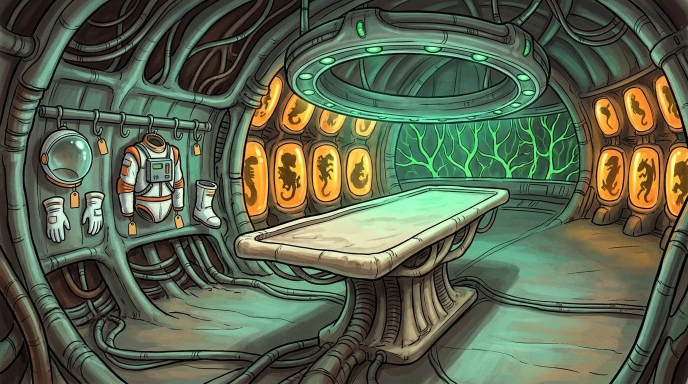
#> input picture scenarios/the-harvest/intro/backgrounds/intro_catalogue.webp, 1376 x 768 px, given in place of eva_panel.webp, which was not available (shown at 1/2 size); the run also reads 1 picture not shown here
$ python build_intro_v2_sprites.py
#> lines starting #> are read from the running program, lines starting #| are printed output that depends on the picture
"""Build the opening's new sprites from the owner's Gemini art (idempotent).

    cd scenarios/the-harvest && python3 scripts/build_intro_v2_sprites.py

Inputs (intro/sprites/raw/, 4 frames side by side on #0000FF, 2000 px wide):
  eva_panel.webp  the pilot at the panel: grip the handle, pull, lean in and peer, turn to the camera
  eva_drift.webp  the pilot floating: a slow swimming cycle, drill on his belt
  harvester_edge.webp  the leading edge of the harvester (painted), for the stars-out scene
and two paintings (intro/backgrounds/): intro_panel.webp (door open) and intro_panel_empty.webp (the same, door removed).

Outputs (intro/sprites/):
  eva_panel_open.png  frames 1-3 (grip, pull, peer), played once as the door opens; eva_panel_turn.png  frame 4
      Both share one cell and one anchor: the grab bar in each frame is the fixed point (it is on the hull), so the
      pilot leans and pulls against it while it stays put.
  eva_drift.png  the swim cycle, aligned on the body.
  panel_door.png  the service door swinging open on its hinge, 8 frames: shut over the opening, turning edge-on, then
      open as painted. Cut from intro_panel.webp by its difference from intro_panel_empty.webp.
  harvester_edge.png  keyed, painted alpha.
Prints the frame sizes and placements for build_intro_v2.py.
"""
import json
import numpy as np
from PIL import Image
from scipy import ndimage

RAW = 'intro/sprites/raw'
OUT = 'intro/sprites'


def key_blue(path, soft=False):
    a = np.asarray(Image.open(path).convert('RGB')).astype(np.float32)
    r, g, b = a[..., 0], a[..., 1], a[..., 2]
    k = b - np.maximum(r, g)
    alpha = np.clip((150 - k) / 70, 0, 1) if soft else (k < 85).astype(np.float32)
    # despill: no blue fringe on the edges
    edge = alpha < 1
    b2 = np.where(edge, np.minimum(b, np.maximum(r, g) + 10), b)
    rgba = np.dstack([r, g, b2, alpha * 255]).clip(0, 255).astype(np.uint8)
    return rgba


def helmets(frames, raw_path, n=4):
    """The helmet is a clear bubble painted over the blue screen, so keying removes it, and the painted rims vary
    frame to frame (some broken). Fit a circle to each frame's painted rim, give every frame of the sheet the same
    radius, and draw one clean pixel-art helmet: glass (faint tint), a two-tone rim and a highlight arc."""
    raw = np.asarray(Image.open(raw_path).convert('RGB')).astype(np.float32)
    rr = frames_of(np.dstack([raw, np.full(raw.shape[:2], 255, np.float32)]), n)
    fits = []
    for f, rf in zip(frames, rr):
        r, g, b = rf[..., 0], rf[..., 1], rf[..., 2]
        H = f.shape[0]
        rim = (np.maximum(r, g) > 85) & (f[..., 3] < 128)
        rim[int(0.5 * H):] = False
        ys, xs = np.where(rim)
        # algebraic circle fit: x^2+y^2 + Dx + Ey + F = 0
        A = np.c_[xs, ys, np.ones_like(xs)]
        D, E, F = np.linalg.lstsq(A, -(xs ** 2 + ys ** 2), rcond=None)[0]
        cx, cy = -D / 2, -E / 2
        fits.append([cx, cy, np.sqrt(cx ** 2 + cy ** 2 - F)])
    R = float(np.median([f[2] for f in fits]))
    out = []
    for f, (cx, cy, _) in zip(frames, fits):
        f = f.copy()
        H, W = f.shape[:2]
        yy, xx = np.mgrid[0:H, 0:W]
        d = np.sqrt((xx - cx) ** 2 + (yy - cy) ** 2)
        # the painted rim's leftovers just outside the new helmet (pale highlight strokes)
        stray = (d >= R) & (d < R + 16) & (yy < cy) & (f[..., :3].min(axis=2) > 140)
        f[..., 3] = np.where(stray, 0, f[..., 3])
        empty = f[..., 3] < 40
        inside = (d < R - 3) & empty
        f[inside] = [205, 225, 255, 38]                     # glass
        outer = (d >= R - 3) & (d < R) & empty
        f[outer] = [190, 210, 235, 255]                     # rim, pale
        edge = (d >= R) & (d < R + 2) & empty
        f[edge] = [40, 52, 80, 255]                         # dark outline (VGA style)
        ang = np.degrees(np.arctan2(yy - cy, xx - cx))
        hi = (d >= R - 9) & (d < R - 5) & (ang > -75) & (ang < -25) & empty
        f[hi] = [255, 255, 255, 200]                        # highlight, upper right
        out.append(f)
    return out


def frames_of(rgba, n=4):
    w = rgba.shape[1] // n
    return [rgba[:, i * w:(i + 1) * w].copy() for i in range(n)]


def clean(fr, keep_small=0.01):
    """Drop specks: keep components larger than keep_small of the largest."""
    m = fr[..., 3] > 128
    lab, n = ndimage.label(m)
    if n == 0: return fr, m
    sizes = ndimage.sum(m, lab, range(1, n + 1))
    keep = np.isin(lab, [i + 1 for i, s in enumerate(sizes) if s >= keep_small * sizes.max()])
    fr[..., 3] = np.where(m & ~keep, 0, fr[..., 3])     # drop specks; faint glass (alpha < 128) stays
    return fr, keep


def sheet(frames, anchors, name):
    """frames: RGBA arrays; anchors: (ax, ay) per frame, the point that must not move. One shared cell."""
    left = max(ax - np.where(f[..., 3] > 0)[1].min() for f, (ax, ay) in zip(frames, anchors))
    right = max(np.where(f[..., 3] > 0)[1].max() - ax for f, (ax, ay) in zip(frames, anchors))
    up = max(ay - np.where(f[..., 3] > 0)[0].min() for f, (ax, ay) in zip(frames, anchors))
    down = max(np.where(f[..., 3] > 0)[0].max() - ay for f, (ax, ay) in zip(frames, anchors))
    cw, ch = int(left + right + 2), int(up + down + 2)
    out = Image.new('RGBA', (cw * len(frames), ch))
    for i, (f, (ax, ay)) in enumerate(zip(frames, anchors)):
        out.alpha_composite(Image.fromarray(f), (int(i * cw + left - ax), int(up - ay)))
    out.save(f'{OUT}/{name}.png')
    return cw, ch, int(left), int(up)


info = {}

# ── the pilot at the panel: anchored on the grab bar (the rightmost thing in each frame) and his boots' line ──
fr = [clean(f)[0] for f in helmets(frames_of(key_blue(f'{RAW}/eva_panel.webp')), f'{RAW}/eva_panel.webp')]
#> in key_blue, `alpha = np.clip((150 - k) / 70, 0, 1) if soft else (k < 85).astype(np...`: alpha: shape (768, 1376) float32; every value is 1
#> in key_blue, `edge = alpha < 1`: edge: shape (768, 1376) bool; every value is 0
#> in frames_of, `w = rgba.shape[1] // n`: w = 344
#> in helmets, `rr = frames_of(np.dstack([raw, np.full(raw.shape[:2], 255, np.float32)..`: rr = 4 items
#> the loop in helmets, `for f, rf in zip(frames, rr):` made 4 passes
#> after the loop in helmets, `for f, rf in zip(frames, rr):`:
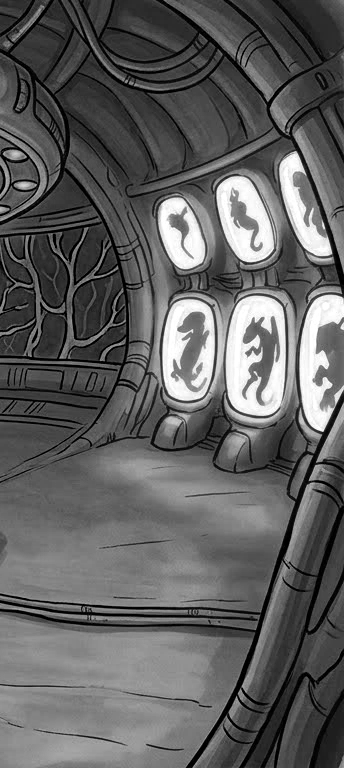
#> r: shape (768, 344) float32; min 0, max 255, mean 96
#> after the loop in helmets, `for f, rf in zip(frames, rr):`: fits = [[0, 0, 0], [0, 0, 0], [0, 0, 0], [0, 0, 0]]
#> in helmets, `R = float(np.median([f[2] for f in fits]))`: R = 0
#> the loop in helmets, `for f, (cx, cy, _) in zip(frames, fits):` made 4 passes
#> after the loop in helmets, `for f, (cx, cy, _) in zip(frames, fits):`: out = 4 items
#> in clean, `m = fr[..., 3] > 128`: m: shape (768, 344) bool; every value is 1
#> in clean, `lab, n = ndimage.label(m)`: lab: shape (768, 344) int32; every value is 1
#> in clean, `lab, n = ndimage.label(m)`: n = 1
#> in clean, `sizes = ndimage.sum(m, lab, range(1, n + 1))`: sizes = [264192]
#> fr = 4 items
anch = []
for f in fr:
    ys, xs = np.where(f[..., 3] > 0)
    anch.append((xs.max(), ys.max()))            # bar's right edge, boot soles
#> this loop made 4 passes
#> after the loop, anch = [(343, 767), (343, 767), (343, 767), (343, 767)]
cw, ch, ax, ay = sheet(fr[:3], anch[:3], 'eva_panel_open')
#> in sheet, `left = max(ax - np.where(f[..., 3] > 0)[1].min() for f, (ax, ay) in zi..`: left = 343
#> in sheet, `right = max(np.where(f[..., 3] > 0)[1].max() - ax for f, (ax, ay) in z..`: right = 0
#> in sheet, `up = max(ay - np.where(f[..., 3] > 0)[0].min() for f, (ax, ay) in zip(..`: up = 767
#> in sheet, `down = max(np.where(f[..., 3] > 0)[0].max() - ay for f, (ax, ay) in zi..`: down = 0
#> in sheet, `cw, ch = int(left + right + 2), int(up + down + 2)`: cw = 345; ch = 769
#> in sheet, `out = Image.new('RGBA', (cw * len(frames), ch))`: out: PIL image 1035x769 RGBA; every value is 0
#> the loop in sheet, `for i, (f, (ax, ay)) in enumerate(zip(frames, anchors)):` made 3 passes
#> after the loop in sheet, `for i, (f, (ax, ay)) in enumerate(zip(frames, anchors)):`:
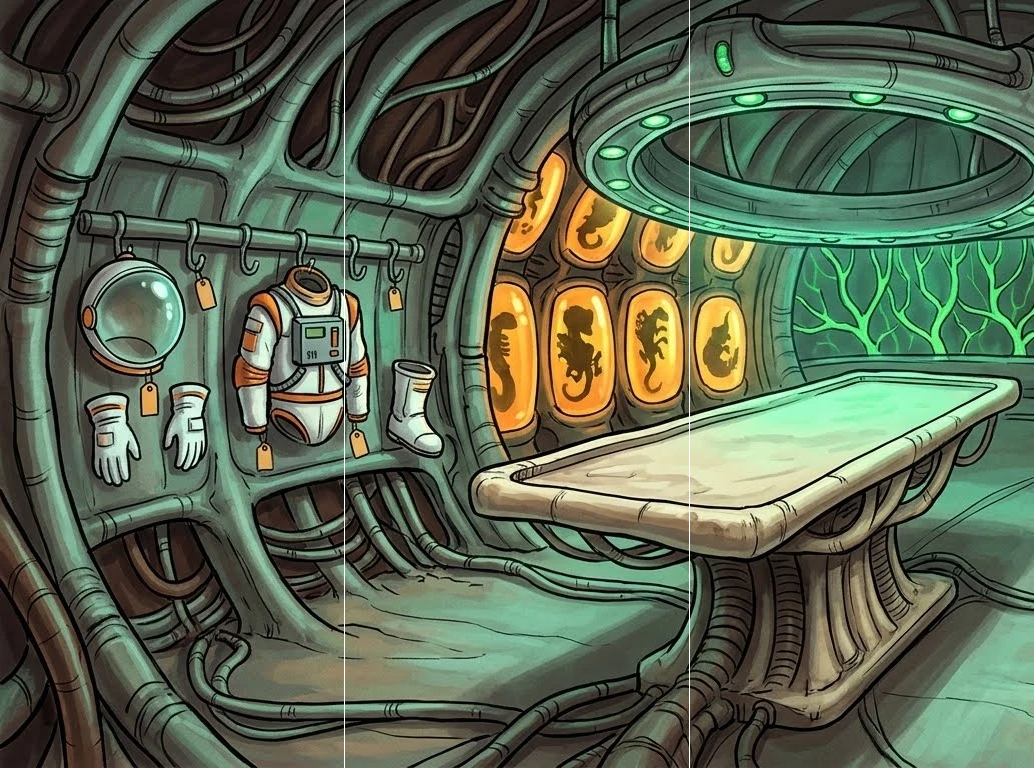
#> out: PIL image 1035x769 RGBA; mean R, G, B, A 88.6, 100.9, 80, 253.9; transparent parts drawn white
#> cw = 345; ch = 769; ax = 343; ay = 767
sheet([fr[3]], [anch[3]], 'eva_panel_turn_tmp')
#> call 2 of sheet, with name = 'eva_panel_turn_tmp'
#> in sheet (call 2), `out = Image.new('RGBA', (cw * len(frames), ch))`: out: PIL image 345x769 RGBA; every value is 0
#> the loop in sheet (call 2), `for i, (f, (ax, ay)) in enumerate(zip(frames, anchors)):` made 1 pass
#> after the loop in sheet (call 2), `for i, (f, (ax, ay)) in enumerate(zip(frames, anchors)):`:
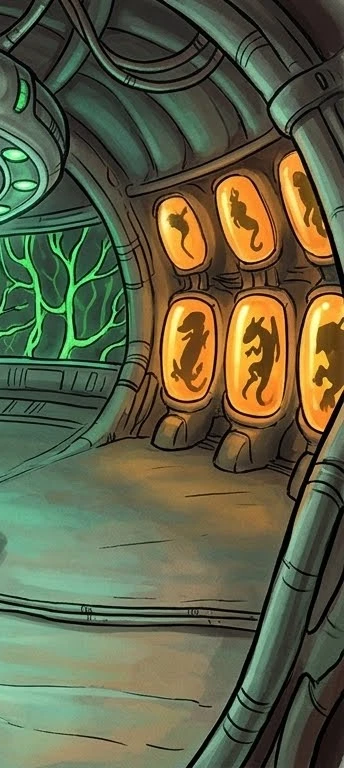
#> out: PIL image 345x769 RGBA; mean R, G, B, A 95.6, 97.1, 70.2, 253.9; transparent parts drawn white
# the turn frame must share the open sheet's cell exactly: rebuild both with all four, then split
all_w, all_h, l4, u4 = sheet(fr, anch, 'eva_panel_all')
#> in sheet (call 3), `out = Image.new('RGBA', (cw * len(frames), ch))`: out: PIL image 1380x769 RGBA; every value is 0
#> all_w = 345; all_h = 769; l4 = 343; u4 = 767
im = Image.open(f'{OUT}/eva_panel_all.png')
im.crop((0, 0, all_w * 3, all_h)).save(f'{OUT}/eva_panel_open.png')
im.crop((all_w * 3, 0, all_w * 4, all_h)).save(f'{OUT}/eva_panel_turn.png')
import os
os.remove(f'{OUT}/eva_panel_all.png'); os.remove(f'{OUT}/eva_panel_turn_tmp.png')
info['eva_panel'] = {'frame_width': all_w, 'frame_height': all_h, 'bar_x_in_cell': l4, 'sole_y_in_cell': u4}

# ── the drift cycle: anchored on the body's centre and its lowest point ──
fr = [clean(f, 0.02)[0] for f in helmets(frames_of(key_blue(f'{RAW}/eva_drift.webp')), f'{RAW}/eva_drift.webp')]
#> call 2 of key_blue, with path = 'intro/sprites/raw/eva_drift.webp', soft = False
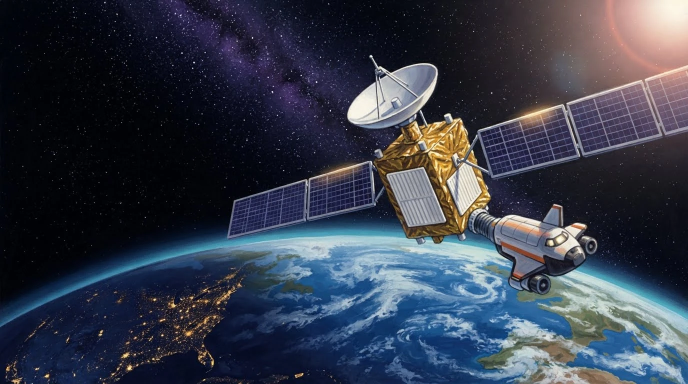
#> input picture scenarios/the-harvest/intro/backgrounds/intro_orbit.webp, 1376 x 768 px, given in place of eva_drift.webp, which was not available (shown at 1/2 size)
#> call 2 of helmets, with raw_path = 'intro/sprites/raw/eva_drift.webp', n = 4
#> the loop in helmets (call 2), `for f, rf in zip(frames, rr):` made 4 passes
#> after the loop in helmets (call 2), `for f, rf in zip(frames, rr):`:
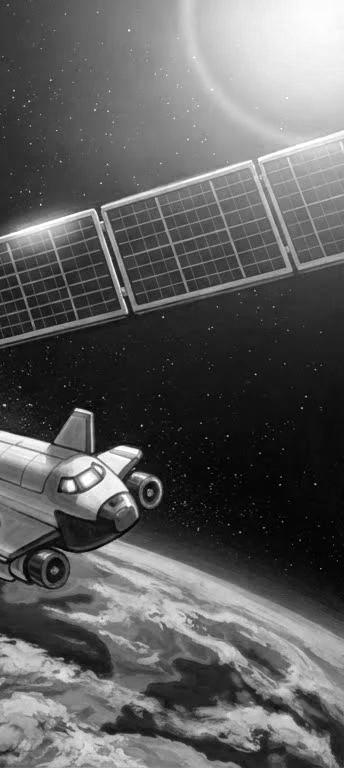
#> r: shape (768, 344) float32; min 0, max 255, mean 95.1
#> the loop in helmets (call 2), `for f, (cx, cy, _) in zip(frames, fits):` made 4 passes
#> pass 1, in helmets (call 2), `ang = np.degrees(np.arctan2(yy - cy, xx - cx))`:
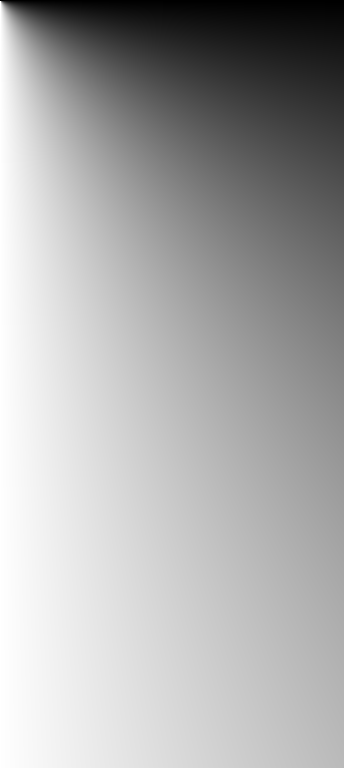
#> ang: shape (768, 344) float64; min 0, max 90, mean 60.3; drawn with min black and max white
anch = []
for f in fr:
    m = f[..., 3] > 0
    lab, n = ndimage.label(m)
    big = lab == (np.argmax(ndimage.sum(m, lab, range(1, n + 1))) + 1)
    ys, xs = np.where(big)
    anch.append((int(np.median(xs)), ys.max()))
#> after the loop, anch = [(171, 767), (171, 767), (171, 767), (171, 767)]
cw, ch, ax, ay = sheet(fr, anch, 'eva_drift')
#> ax = 171
info['eva_drift'] = {'frame_width': cw, 'frame_height': ch, 'feet_x_in_cell': ax, 'feet_y_in_cell': ay}

# ── the harvester's edge: soft painted alpha, trimmed ──
h = Image.fromarray(key_blue(f'{RAW}/harvester_edge.webp', soft=True))
h = h.crop(h.getbbox())
h.save(f'{OUT}/harvester_edge.png')
info['harvester_edge'] = {'frame_width': h.width, 'frame_height': h.height}

# ── the panel door: cut from the painting, swung on its hinge ──
A = np.asarray(Image.open('intro/backgrounds/intro_panel.webp').convert('RGB')).astype(np.float32)
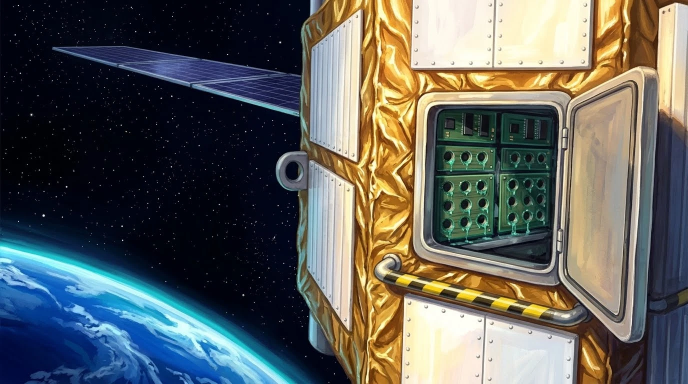
#> input picture scenarios/the-harvest/intro/backgrounds/intro_panel.webp, 1376 x 768 px, found by its file name (shown at 1/2 size)
Bimg = Image.open('intro/backgrounds/intro_panel_empty.webp').convert('RGB').resize((A.shape[1], A.shape[0]), Image.LANCZOS)
B = np.asarray(Bimg).astype(np.float32)
diff = np.abs(A - B).sum(axis=2)
roi = np.zeros_like(diff, bool)
roi[100:720, 1080:1340] = True                     # the open door's neighbourhood (1376x768 pixels)
m = (diff > 70) & roi
m = ndimage.binary_closing(m, iterations=4)
m = ndimage.binary_fill_holes(m)
lab, n = ndimage.label(m)
#> n = 124
m = lab == (np.argmax(ndimage.sum(m, lab, range(1, n + 1))) + 1)
m = ndimage.binary_opening(m, iterations=2)
m = ndimage.binary_erosion(m, iterations=3)          # shed the sliver of gold foil the difference picks up at the edges
ys, xs = np.where(m)
x0, x1, y0, y1 = xs.min(), xs.max(), ys.min(), ys.max()
#> x0 = 1083; x1 = 1336; y0 = 103; y1 = 707
door = np.dstack([A, m * 255]).astype(np.uint8)[y0:y1 + 1, x0:x1 + 1]
door_img = Image.fromarray(door)
hinge = x0                                          # the door hangs from the opening's right edge
#> hinge = 1083
open_w = x1 - x0 + 1
#> open_w = 254
# the opening it covers when shut: the dark frame in the empty painting, left of the hinge
gray = B.mean(axis=2)
row = gray[(y0 + y1) // 2, :hinge]
#> row = 1083 values, max 235.3 at index 700, min 4.67 at index 337, mean 52.18
dark = np.where(row < 70)[0]
#> dark = 735 values from 0 to 1082
opening_left = int(dark[dark > hinge - 420].min()) if len(dark) else hinge - 300
#> opening_left = 711
shut_w = hinge - opening_left
#> shut_w = 372
H = y1 - y0 + 1
#> H = 605
W = x1 - opening_left + 1                           # every frame spans from the opening's left edge to the open door's edge
#> W = 626
frames = []
widths = [(-1, 1.0), (-1, 0.62), (-1, 0.3), (0, 0.04), (1, 0.3), (1, 0.6), (1, 0.85), (1, 1.0)]
inside = door_img.transpose(Image.FLIP_LEFT_RIGHT)   # the door's other face, seen while it is shut
for side, k in widths:
    f = Image.new('RGBA', (W, H))
    if side < 0:
        w = max(2, int(shut_w * k))
        part = inside.resize((w, H), Image.LANCZOS)
        shade = Image.new('RGBA', part.size, (0, 0, 0, int(90 * (1 - k))))
        part = Image.alpha_composite(part, Image.composite(shade, Image.new('RGBA', part.size), part.split()[3]))
        f.alpha_composite(part, (hinge - opening_left - w, 0))
    elif side == 0:
        part = door_img.resize((max(3, int(open_w * k)), H), Image.LANCZOS)
        f.alpha_composite(part, (hinge - opening_left - part.width // 2, 0))
    else:
        w = max(2, int(open_w * k))
        part = door_img.resize((w, H), Image.LANCZOS)
        f.alpha_composite(part, (hinge - opening_left, 0))
    frames.append(f)
#> this loop made 8 passes
#> w on passes 1, 2, 3, 5, 6, 7, 8: 372, 230, 111, 76, 152, 215, 254
#> after the loop, frames = 8 items
door_sheet = Image.new('RGBA', (W * len(frames), H))
for i, f in enumerate(frames): door_sheet.alpha_composite(f, (i * W, 0))
#> this loop made 8 passes
door_sheet.save(f'{OUT}/panel_door.png')
# placement in the 960x720 authoring space (the painting is drawn cover-fitted into 960x540: 1376 px -> 960)
k = 960 / A.shape[1]
#> k = 0.698
info['panel_door'] = {'frame_width': W, 'frame_height': H, 'frames': len(frames), 'scale': round(k, 4),
                      'anchor_x': round((opening_left + W / 2) * k), 'anchor_y': round((y1 + 1) * 720 / A.shape[0]),
                      'hinge_x': round(hinge * k), 'opening_left_x': round(opening_left * k)}
print(json.dumps(info, indent=1, default=int))
#> (printed output is left out)
